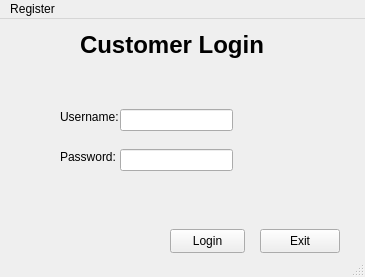
<?xml version="1.0" encoding="UTF-8"?>
<ui version="4.0">
 <class>LoginForm</class>
 <widget class="QMainWindow" name="LoginForm">
  <property name="geometry">
   <rect>
    <x>0</x>
    <y>0</y>
    <width>365</width>
    <height>277</height>
   </rect>
  </property>
  <property name="windowTitle">
   <string>Login</string>
  </property>
  <property name="windowIcon">
   <iconset theme="face-uncertain">
    <normaloff>../../../Downloads/clueless.ico</normaloff>../../../Downloads/clueless.ico</iconset>
  </property>
  <widget class="QWidget" name="centralwidget">
   <widget class="QLineEdit" name="txtUsername">
    <property name="geometry">
     <rect>
      <x>120</x>
      <y>90</y>
      <width>113</width>
      <height>22</height>
     </rect>
    </property>
   </widget>
   <widget class="QLineEdit" name="txtPass">
    <property name="geometry">
     <rect>
      <x>120</x>
      <y>130</y>
      <width>113</width>
      <height>22</height>
     </rect>
    </property>
   </widget>
   <widget class="QPushButton" name="btnLogin">
    <property name="geometry">
     <rect>
      <x>170</x>
      <y>210</y>
      <width>75</width>
      <height>24</height>
     </rect>
    </property>
    <property name="text">
     <string>Login</string>
    </property>
   </widget>
   <widget class="QLabel" name="label">
    <property name="geometry">
     <rect>
      <x>80</x>
      <y>10</y>
      <width>191</width>
      <height>31</height>
     </rect>
    </property>
    <property name="font">
     <font>
      <pointsize>18</pointsize>
      <bold>true</bold>
     </font>
    </property>
    <property name="text">
     <string>Customer Login</string>
    </property>
   </widget>
   <widget class="QLabel" name="label_2">
    <property name="geometry">
     <rect>
      <x>60</x>
      <y>90</y>
      <width>61</width>
      <height>16</height>
     </rect>
    </property>
    <property name="text">
     <string>Username:</string>
    </property>
   </widget>
   <widget class="QLabel" name="label_3">
    <property name="geometry">
     <rect>
      <x>60</x>
      <y>130</y>
      <width>61</width>
      <height>16</height>
     </rect>
    </property>
    <property name="text">
     <string>Password:</string>
    </property>
   </widget>
   <widget class="QPushButton" name="btnLoginExit">
    <property name="geometry">
     <rect>
      <x>260</x>
      <y>210</y>
      <width>80</width>
      <height>24</height>
     </rect>
    </property>
    <property name="text">
     <string>Exit</string>
    </property>
   </widget>
  </widget>
  <widget class="QMenuBar" name="menubar">
   <property name="geometry">
    <rect>
     <x>0</x>
     <y>0</y>
     <width>365</width>
     <height>21</height>
    </rect>
   </property>
   <widget class="QMenu" name="menuRegister">
    <property name="title">
     <string>Register</string>
    </property>
   </widget>
   <addaction name="menuRegister"/>
  </widget>
  <widget class="QStatusBar" name="statusbar"/>
  <action name="actionRegister_Account">
   <property name="text">
    <string>Register Account</string>
   </property>
  </action>
 </widget>
 <resources/>
 <connections>
  <connection>
   <sender>btnLoginExit</sender>
   <signal>clicked()</signal>
   <receiver>LoginForm</receiver>
   <slot>close()</slot>
   <hints>
    <hint type="sourcelabel">
     <x>299</x>
     <y>222</y>
    </hint>
    <hint type="destinationlabel">
     <x>182</x>
     <y>138</y>
    </hint>
   </hints>
  </connection>
  <connection>
   <sender>btnLogin</sender>
   <signal>clicked()</signal>
   <receiver>LoginForm</receiver>
   <slot>on_btnLogin_clicked()</slot>
   <hints>
    <hint type="sourcelabel">
     <x>207</x>
     <y>242</y>
    </hint>
    <hint type="destinationlabel">
     <x>182</x>
     <y>138</y>
    </hint>
   </hints>
  </connection>
 </connections>
 <slots>
  <slot>on_btnLogin_clicked()</slot>
 </slots>
</ui>
